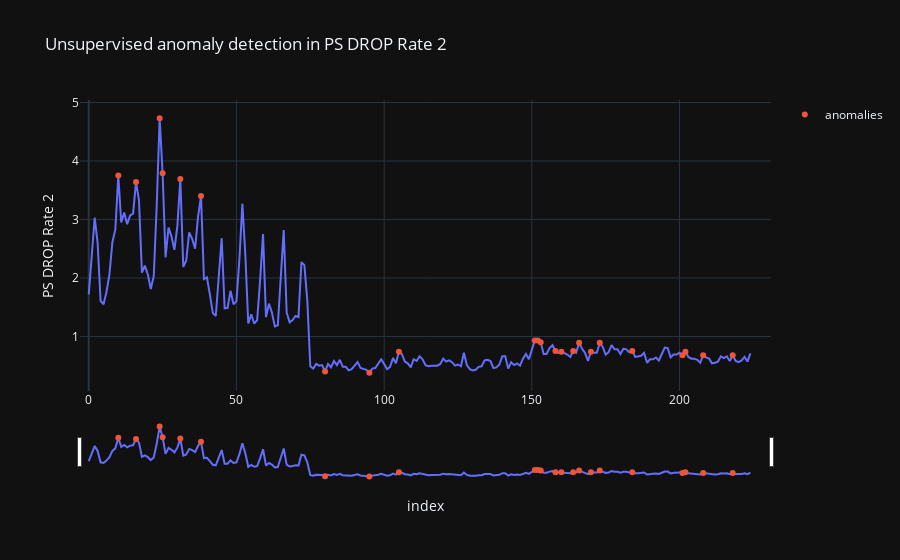

Here is the notebook cell this chart was saved with:
### Code cell
fig = px.line(df, x='index', y='PS DROP Rate 2', title='Unsupervised anomaly detection in PS DROP Rate 2')
fig.add_trace(go.Scatter(x=lof_anomaly_df["index"].to_list(), y=lof_anomaly_df["PS DROP Rate 2"].to_list(),
                        mode='markers', name='anomalies'))
fig.update_xaxes(rangeslider_visible=True)
fig

### Figure 1 — Plotly figure (JSON) as saved in the notebook; plotly's stock layout.template omitted (floating-point values rounded to 4 significant figures; data arrays with more than 128 entries replaced by an {"elided": "..."} marker saying what was removed)
{"data": [{"hovertemplate": "index=%{x}<br>PS DROP Rate 2=%{y}<extra></extra>", "legendgroup": "", "line": {"color": "#636efa", "dash": "solid"}, "mode": "lines", "name": "", "orientation": "v", "showlegend": false, "type": "scatter", "x": {"elided": "225 int values"}, "xaxis": "x", "y": {"elided": "225 float values"}, "yaxis": "y"}, {"mode": "markers", "name": "anomalies", "type": "scatter", "x": [10, 16, 24, 25, 31, 38, 80, 95, 105, 151, 152, 153, 158, 160, 164, 166, 170, 173, 184, 201, 202, 208, 218], "y": [3.75, 3.64, 4.73, 3.79, 3.69, 3.4, 0.4, 0.38, 0.74, 0.93, 0.93, 0.9, 0.75, 0.74, 0.75, 0.89, 0.74, 0.89, 0.75, 0.68, 0.74, 0.68, 0.68]}], "layout": {"legend": {"tracegroupgap": 0}, "title": {"text": "Unsupervised anomaly detection in PS DROP Rate 2"}, "xaxis": {"anchor": "y", "domain": [0.0, 1.0], "rangeslider": {"visible": true}, "title": {"text": "index"}}, "yaxis": {"anchor": "x", "domain": [0.0, 1.0], "title": {"text": "PS DROP Rate 2"}}}}
